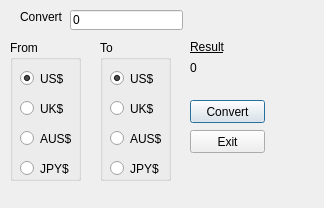
<?xml version="1.0" encoding="UTF-8"?>
<ui version="4.0">
 <class>CurrencyConvert</class>
 <widget class="QDialog" name="CurrencyConvert">
  <property name="geometry">
   <rect>
    <x>0</x>
    <y>0</y>
    <width>324</width>
    <height>208</height>
   </rect>
  </property>
  <property name="windowTitle">
   <string>Currency Convert</string>
  </property>
  <widget class="QLabel" name="lbConvert">
   <property name="geometry">
    <rect>
     <x>20</x>
     <y>10</y>
     <width>47</width>
     <height>13</height>
    </rect>
   </property>
   <property name="text">
    <string>Convert</string>
   </property>
  </widget>
  <widget class="QLabel" name="lbTxtResult">
   <property name="geometry">
    <rect>
     <x>190</x>
     <y>40</y>
     <width>47</width>
     <height>13</height>
    </rect>
   </property>
   <property name="font">
    <font>
     <underline>true</underline>
    </font>
   </property>
   <property name="text">
    <string>Result</string>
   </property>
  </widget>
  <widget class="QLabel" name="lbResult">
   <property name="geometry">
    <rect>
     <x>190</x>
     <y>60</y>
     <width>121</width>
     <height>16</height>
    </rect>
   </property>
   <property name="text">
    <string>0</string>
   </property>
  </widget>
  <widget class="QLineEdit" name="ltAmount">
   <property name="geometry">
    <rect>
     <x>70</x>
     <y>10</y>
     <width>113</width>
     <height>20</height>
    </rect>
   </property>
   <property name="text">
    <string>0</string>
   </property>
  </widget>
  <widget class="QGroupBox" name="gbFrom">
   <property name="geometry">
    <rect>
     <x>10</x>
     <y>40</y>
     <width>71</width>
     <height>141</height>
    </rect>
   </property>
   <property name="title">
    <string>From</string>
   </property>
   <widget class="QRadioButton" name="brFromUS">
    <property name="geometry">
     <rect>
      <x>10</x>
      <y>30</y>
      <width>82</width>
      <height>17</height>
     </rect>
    </property>
    <property name="text">
     <string>US$</string>
    </property>
    <property name="checked">
     <bool>true</bool>
    </property>
   </widget>
   <widget class="QRadioButton" name="brFromUK">
    <property name="geometry">
     <rect>
      <x>10</x>
      <y>60</y>
      <width>82</width>
      <height>17</height>
     </rect>
    </property>
    <property name="text">
     <string>UK$</string>
    </property>
   </widget>
   <widget class="QRadioButton" name="brFromAUS">
    <property name="geometry">
     <rect>
      <x>10</x>
      <y>90</y>
      <width>82</width>
      <height>17</height>
     </rect>
    </property>
    <property name="text">
     <string>AUS$</string>
    </property>
   </widget>
   <widget class="QRadioButton" name="brFromJPY">
    <property name="geometry">
     <rect>
      <x>10</x>
      <y>120</y>
      <width>82</width>
      <height>17</height>
     </rect>
    </property>
    <property name="text">
     <string>JPY$</string>
    </property>
   </widget>
  </widget>
  <widget class="QGroupBox" name="gbTo">
   <property name="geometry">
    <rect>
     <x>100</x>
     <y>40</y>
     <width>71</width>
     <height>141</height>
    </rect>
   </property>
   <property name="title">
    <string>To</string>
   </property>
   <widget class="QRadioButton" name="brToUS">
    <property name="geometry">
     <rect>
      <x>10</x>
      <y>30</y>
      <width>82</width>
      <height>17</height>
     </rect>
    </property>
    <property name="text">
     <string>US$</string>
    </property>
    <property name="checked">
     <bool>true</bool>
    </property>
   </widget>
   <widget class="QRadioButton" name="brToUK">
    <property name="geometry">
     <rect>
      <x>10</x>
      <y>60</y>
      <width>82</width>
      <height>17</height>
     </rect>
    </property>
    <property name="text">
     <string>UK$</string>
    </property>
   </widget>
   <widget class="QRadioButton" name="brToAUS">
    <property name="geometry">
     <rect>
      <x>10</x>
      <y>90</y>
      <width>82</width>
      <height>17</height>
     </rect>
    </property>
    <property name="text">
     <string>AUS$</string>
    </property>
   </widget>
   <widget class="QRadioButton" name="brToJPY">
    <property name="geometry">
     <rect>
      <x>10</x>
      <y>120</y>
      <width>82</width>
      <height>17</height>
     </rect>
    </property>
    <property name="text">
     <string>JPY$</string>
    </property>
   </widget>
  </widget>
  <widget class="QPushButton" name="pbConvert">
   <property name="geometry">
    <rect>
     <x>190</x>
     <y>100</y>
     <width>75</width>
     <height>23</height>
    </rect>
   </property>
   <property name="font">
    <font>
     <underline>false</underline>
    </font>
   </property>
   <property name="text">
    <string>Convert</string>
   </property>
  </widget>
  <widget class="QPushButton" name="pbExit">
   <property name="geometry">
    <rect>
     <x>190</x>
     <y>130</y>
     <width>75</width>
     <height>23</height>
    </rect>
   </property>
   <property name="text">
    <string>Exit</string>
   </property>
  </widget>
 </widget>
 <resources/>
 <connections/>
</ui>
